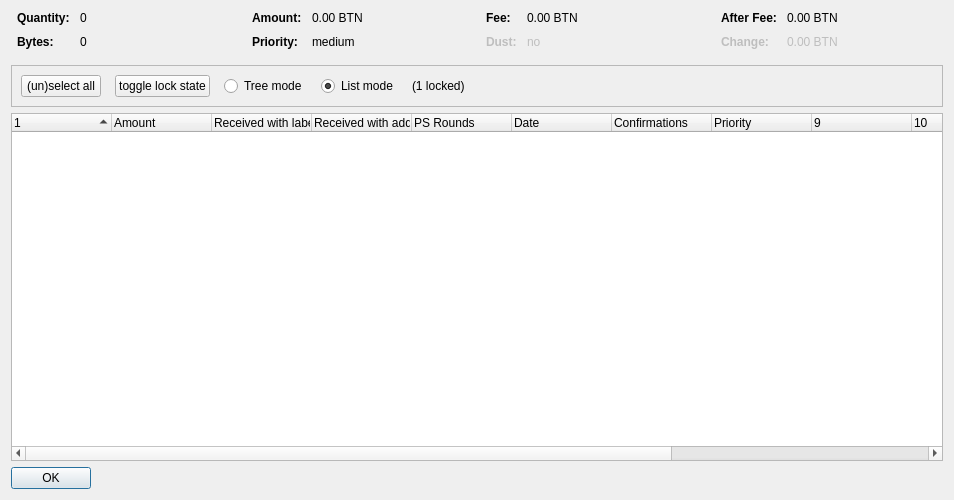
<?xml version="1.0" encoding="UTF-8"?>
<ui version="4.0">
 <class>CoinControlDialog</class>
 <widget class="QDialog" name="CoinControlDialog">
  <property name="geometry">
   <rect>
    <x>0</x>
    <y>0</y>
    <width>954</width>
    <height>500</height>
   </rect>
  </property>
  <property name="windowTitle">
   <string>Coin Selection</string>
  </property>
  <layout class="QVBoxLayout" name="verticalLayout">
   <item>
    <layout class="QHBoxLayout" name="horizontalLayoutTop" stretch="0,0,0,0">
     <property name="topMargin">
      <number>0</number>
     </property>
     <property name="bottomMargin">
      <number>10</number>
     </property>
     <item>
      <layout class="QFormLayout" name="formLayoutCoinControl1">
       <property name="horizontalSpacing">
        <number>10</number>
       </property>
       <property name="verticalSpacing">
        <number>10</number>
       </property>
       <property name="leftMargin">
        <number>6</number>
       </property>
       <property name="rightMargin">
        <number>6</number>
       </property>
       <item row="0" column="0">
        <widget class="QLabel" name="labelCoinControlQuantityText">
         <property name="font">
          <font>
           <weight>75</weight>
           <bold>true</bold>
          </font>
         </property>
         <property name="text">
          <string>Quantity:</string>
         </property>
        </widget>
       </item>
       <item row="0" column="1">
        <widget class="QLabel" name="labelCoinControlQuantity">
         <property name="cursor">
          <cursorShape>IBeamCursor</cursorShape>
         </property>
         <property name="contextMenuPolicy">
          <enum>Qt::ActionsContextMenu</enum>
         </property>
         <property name="text">
          <string notr="true">0</string>
         </property>
         <property name="textInteractionFlags">
          <set>Qt::LinksAccessibleByMouse|Qt::TextSelectableByKeyboard|Qt::TextSelectableByMouse</set>
         </property>
        </widget>
       </item>
       <item row="1" column="0">
        <widget class="QLabel" name="labelCoinControlBytesText">
         <property name="font">
          <font>
           <weight>75</weight>
           <bold>true</bold>
          </font>
         </property>
         <property name="text">
          <string>Bytes:</string>
         </property>
        </widget>
       </item>
       <item row="1" column="1">
        <widget class="QLabel" name="labelCoinControlBytes">
         <property name="cursor">
          <cursorShape>IBeamCursor</cursorShape>
         </property>
         <property name="contextMenuPolicy">
          <enum>Qt::ActionsContextMenu</enum>
         </property>
         <property name="text">
          <string notr="true">0</string>
         </property>
         <property name="textInteractionFlags">
          <set>Qt::LinksAccessibleByMouse|Qt::TextSelectableByKeyboard|Qt::TextSelectableByMouse</set>
         </property>
        </widget>
       </item>
      </layout>
     </item>
     <item>
      <layout class="QFormLayout" name="formLayoutCoinControl2">
       <property name="horizontalSpacing">
        <number>10</number>
       </property>
       <property name="verticalSpacing">
        <number>10</number>
       </property>
       <property name="leftMargin">
        <number>6</number>
       </property>
       <property name="rightMargin">
        <number>6</number>
       </property>
       <item row="0" column="0">
        <widget class="QLabel" name="labelCoinControlAmountText">
         <property name="font">
          <font>
           <weight>75</weight>
           <bold>true</bold>
          </font>
         </property>
         <property name="text">
          <string>Amount:</string>
         </property>
        </widget>
       </item>
       <item row="0" column="1">
        <widget class="QLabel" name="labelCoinControlAmount">
         <property name="cursor">
          <cursorShape>IBeamCursor</cursorShape>
         </property>
         <property name="contextMenuPolicy">
          <enum>Qt::ActionsContextMenu</enum>
         </property>
         <property name="text">
          <string notr="true">0.00 BTN</string>
         </property>
         <property name="textInteractionFlags">
          <set>Qt::LinksAccessibleByMouse|Qt::TextSelectableByKeyboard|Qt::TextSelectableByMouse</set>
         </property>
        </widget>
       </item>
       <item row="1" column="0">
        <widget class="QLabel" name="labelCoinControlPriorityText">
         <property name="font">
          <font>
           <weight>75</weight>
           <bold>true</bold>
          </font>
         </property>
         <property name="text">
          <string>Priority:</string>
         </property>
        </widget>
       </item>
       <item row="1" column="1">
        <widget class="QLabel" name="labelCoinControlPriority">
         <property name="cursor">
          <cursorShape>IBeamCursor</cursorShape>
         </property>
         <property name="contextMenuPolicy">
          <enum>Qt::ActionsContextMenu</enum>
         </property>
         <property name="text">
          <string>medium</string>
         </property>
         <property name="textInteractionFlags">
          <set>Qt::LinksAccessibleByMouse|Qt::TextSelectableByKeyboard|Qt::TextSelectableByMouse</set>
         </property>
        </widget>
       </item>
      </layout>
     </item>
     <item>
      <layout class="QFormLayout" name="formLayoutCoinControl3">
       <property name="horizontalSpacing">
        <number>10</number>
       </property>
       <property name="verticalSpacing">
        <number>10</number>
       </property>
       <property name="leftMargin">
        <number>6</number>
       </property>
       <property name="rightMargin">
        <number>6</number>
       </property>
       <item row="0" column="0">
        <widget class="QLabel" name="labelCoinControlFeeText">
         <property name="font">
          <font>
           <weight>75</weight>
           <bold>true</bold>
          </font>
         </property>
         <property name="text">
          <string>Fee:</string>
         </property>
        </widget>
       </item>
       <item row="0" column="1">
        <widget class="QLabel" name="labelCoinControlFee">
         <property name="cursor">
          <cursorShape>IBeamCursor</cursorShape>
         </property>
         <property name="contextMenuPolicy">
          <enum>Qt::ActionsContextMenu</enum>
         </property>
         <property name="text">
          <string notr="true">0.00 BTN</string>
         </property>
         <property name="textInteractionFlags">
          <set>Qt::LinksAccessibleByMouse|Qt::TextSelectableByKeyboard|Qt::TextSelectableByMouse</set>
         </property>
        </widget>
       </item>
       <item row="1" column="0">
        <widget class="QLabel" name="labelCoinControlLowOutputText">
         <property name="enabled">
          <bool>false</bool>
         </property>
         <property name="font">
          <font>
           <weight>75</weight>
           <bold>true</bold>
          </font>
         </property>
         <property name="text">
          <string>Dust:</string>
         </property>
        </widget>
       </item>
       <item row="1" column="1">
        <widget class="QLabel" name="labelCoinControlLowOutput">
         <property name="enabled">
          <bool>false</bool>
         </property>
         <property name="cursor">
          <cursorShape>IBeamCursor</cursorShape>
         </property>
         <property name="contextMenuPolicy">
          <enum>Qt::ActionsContextMenu</enum>
         </property>
         <property name="text">
          <string>no</string>
         </property>
         <property name="textInteractionFlags">
          <set>Qt::LinksAccessibleByMouse|Qt::TextSelectableByKeyboard|Qt::TextSelectableByMouse</set>
         </property>
        </widget>
       </item>
      </layout>
     </item>
     <item>
      <layout class="QFormLayout" name="formLayoutCoinControl4">
       <property name="horizontalSpacing">
        <number>10</number>
       </property>
       <property name="verticalSpacing">
        <number>10</number>
       </property>
       <property name="leftMargin">
        <number>6</number>
       </property>
       <property name="rightMargin">
        <number>6</number>
       </property>
       <item row="0" column="0">
        <widget class="QLabel" name="labelCoinControlAfterFeeText">
         <property name="font">
          <font>
           <weight>75</weight>
           <bold>true</bold>
          </font>
         </property>
         <property name="text">
          <string>After Fee:</string>
         </property>
        </widget>
       </item>
       <item row="0" column="1">
        <widget class="QLabel" name="labelCoinControlAfterFee">
         <property name="cursor">
          <cursorShape>IBeamCursor</cursorShape>
         </property>
         <property name="contextMenuPolicy">
          <enum>Qt::ActionsContextMenu</enum>
         </property>
         <property name="text">
          <string notr="true">0.00 BTN</string>
         </property>
         <property name="textInteractionFlags">
          <set>Qt::LinksAccessibleByMouse|Qt::TextSelectableByKeyboard|Qt::TextSelectableByMouse</set>
         </property>
        </widget>
       </item>
       <item row="1" column="0">
        <widget class="QLabel" name="labelCoinControlChangeText">
         <property name="enabled">
          <bool>false</bool>
         </property>
         <property name="font">
          <font>
           <weight>75</weight>
           <bold>true</bold>
          </font>
         </property>
         <property name="text">
          <string>Change:</string>
         </property>
        </widget>
       </item>
       <item row="1" column="1">
        <widget class="QLabel" name="labelCoinControlChange">
         <property name="enabled">
          <bool>false</bool>
         </property>
         <property name="cursor">
          <cursorShape>IBeamCursor</cursorShape>
         </property>
         <property name="contextMenuPolicy">
          <enum>Qt::ActionsContextMenu</enum>
         </property>
         <property name="text">
          <string notr="true">0.00 BTN</string>
         </property>
         <property name="textInteractionFlags">
          <set>Qt::LinksAccessibleByMouse|Qt::TextSelectableByKeyboard|Qt::TextSelectableByMouse</set>
         </property>
        </widget>
       </item>
      </layout>
     </item>
    </layout>
   </item>
   <item>
    <widget class="QFrame" name="frame">
     <property name="minimumSize">
      <size>
       <width>0</width>
       <height>40</height>
      </size>
     </property>
     <property name="frameShape">
      <enum>QFrame::StyledPanel</enum>
     </property>
     <property name="frameShadow">
      <enum>QFrame::Sunken</enum>
     </property>
     <layout class="QHBoxLayout" name="horizontalLayout">
      <item>
       <layout class="QHBoxLayout" name="horizontalLayoutPanel" stretch="0,0,0,0,0,0">
        <property name="spacing">
         <number>14</number>
        </property>
        <item>
         <widget class="QPushButton" name="pushButtonSelectAll">
          <property name="sizePolicy">
           <sizepolicy hsizetype="Maximum" vsizetype="Fixed">
            <horstretch>0</horstretch>
            <verstretch>0</verstretch>
           </sizepolicy>
          </property>
          <property name="text">
           <string>(un)select all</string>
          </property>
          <property name="autoDefault">
           <bool>false</bool>
          </property>
         </widget>
        </item>
        <item>
         <widget class="QPushButton" name="pushButtonToggleLock">
          <property name="sizePolicy">
           <sizepolicy hsizetype="Maximum" vsizetype="Fixed">
            <horstretch>0</horstretch>
            <verstretch>0</verstretch>
           </sizepolicy>
          </property>
          <property name="text">
           <string>toggle lock state</string>
          </property>
          <property name="autoDefault">
           <bool>false</bool>
          </property>
         </widget>
        </item>
        <item>
         <widget class="QRadioButton" name="radioTreeMode">
          <property name="sizePolicy">
           <sizepolicy hsizetype="Maximum" vsizetype="Fixed">
            <horstretch>0</horstretch>
            <verstretch>0</verstretch>
           </sizepolicy>
          </property>
          <property name="text">
           <string>Tree mode</string>
          </property>
         </widget>
        </item>
        <item>
         <widget class="QRadioButton" name="radioListMode">
          <property name="sizePolicy">
           <sizepolicy hsizetype="Maximum" vsizetype="Fixed">
            <horstretch>0</horstretch>
            <verstretch>0</verstretch>
           </sizepolicy>
          </property>
          <property name="text">
           <string>List mode</string>
          </property>
          <property name="checked">
           <bool>true</bool>
          </property>
         </widget>
        </item>
        <item>
         <widget class="QLabel" name="labelLocked">
          <property name="text">
           <string>(1 locked)</string>
          </property>
         </widget>
        </item>
        <item>
         <spacer name="horizontalSpacer">
          <property name="orientation">
           <enum>Qt::Horizontal</enum>
          </property>
          <property name="sizeHint" stdset="0">
           <size>
            <width>40</width>
            <height>20</height>
           </size>
          </property>
         </spacer>
        </item>
       </layout>
      </item>
     </layout>
    </widget>
   </item>
   <item>
    <widget class="CoinControlTreeWidget" name="treeWidget">
     <property name="contextMenuPolicy">
      <enum>Qt::CustomContextMenu</enum>
     </property>
     <property name="sortingEnabled">
      <bool>false</bool>
     </property>
     <property name="columnCount">
      <number>13</number>
     </property>
     <attribute name="headerShowSortIndicator" stdset="0">
      <bool>true</bool>
     </attribute>
     <attribute name="headerStretchLastSection">
      <bool>false</bool>
     </attribute>
     <column>
      <property name="text">
       <string/>
      </property>
     </column>
     <column>
      <property name="text">
       <string>Amount</string>
      </property>
     </column>
     <column>
      <property name="text">
       <string>Received with label</string>
      </property>
     </column>
     <column>
      <property name="text">
       <string>Received with address</string>
      </property>
     </column>
     <column>
      <property name="text">
       <string>PS Rounds</string>
      </property>
     </column>
     <column>
      <property name="text">
       <string>Date</string>
      </property>
     </column>
     <column>
      <property name="text">
       <string>Confirmations</string>
      </property>
      <property name="toolTip">
       <string>Confirmed</string>
      </property>
     </column>
     <column>
      <property name="text">
       <string>Priority</string>
      </property>
     </column>
     <column>
      <property name="text">
       <string/>
      </property>
     </column>
     <column>
      <property name="text">
       <string/>
      </property>
     </column>
     <column>
      <property name="text">
       <string/>
      </property>
     </column>
     <column>
      <property name="text">
       <string/>
      </property>
     </column>
     <column>
      <property name="text">
       <string/>
      </property>
     </column>
    </widget>
   </item>
   <item>
    <widget class="QDialogButtonBox" name="buttonBox">
     <property name="sizePolicy">
      <sizepolicy hsizetype="Maximum" vsizetype="Fixed">
       <horstretch>0</horstretch>
       <verstretch>0</verstretch>
      </sizepolicy>
     </property>
     <property name="orientation">
      <enum>Qt::Horizontal</enum>
     </property>
     <property name="standardButtons">
      <set>QDialogButtonBox::Ok</set>
     </property>
    </widget>
   </item>
  </layout>
 </widget>
 <customwidgets>
  <customwidget>
   <class>CoinControlTreeWidget</class>
   <extends>QTreeWidget</extends>
   <header>coincontroltreewidget.h</header>
  </customwidget>
 </customwidgets>
 <resources/>
 <connections/>
</ui>
